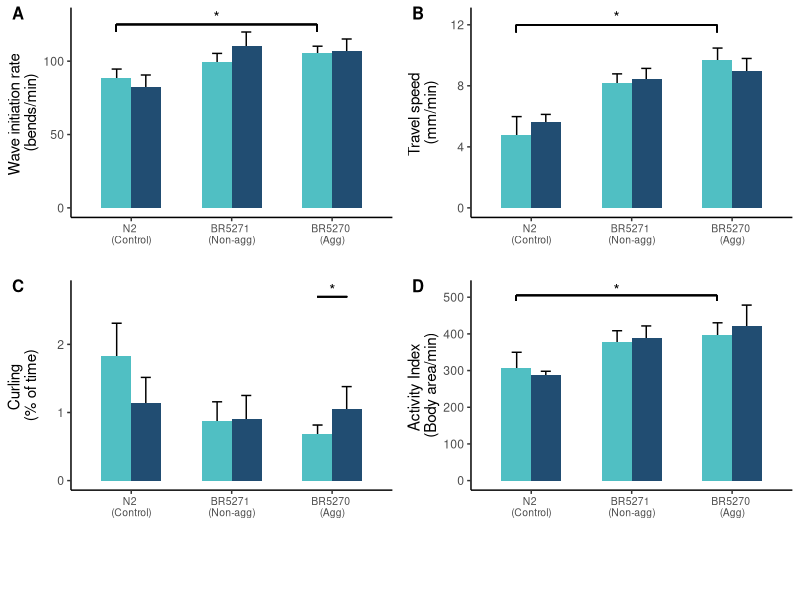
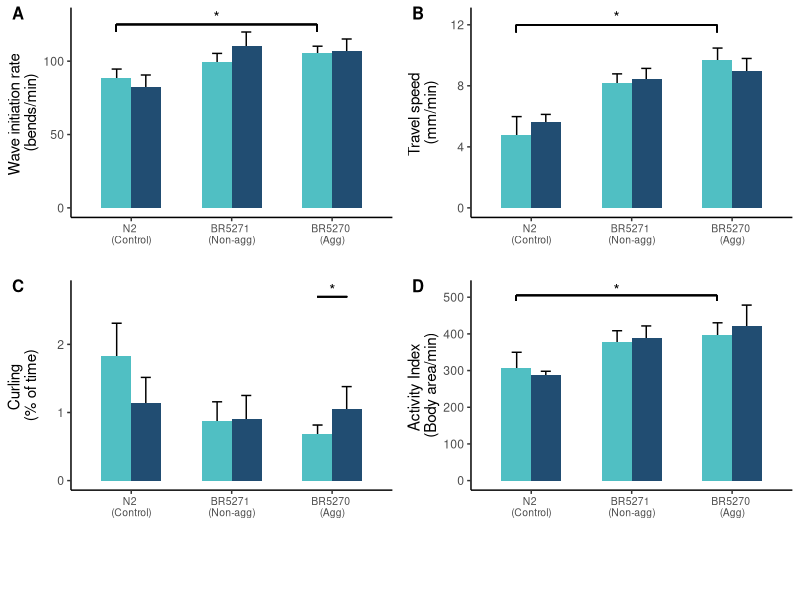
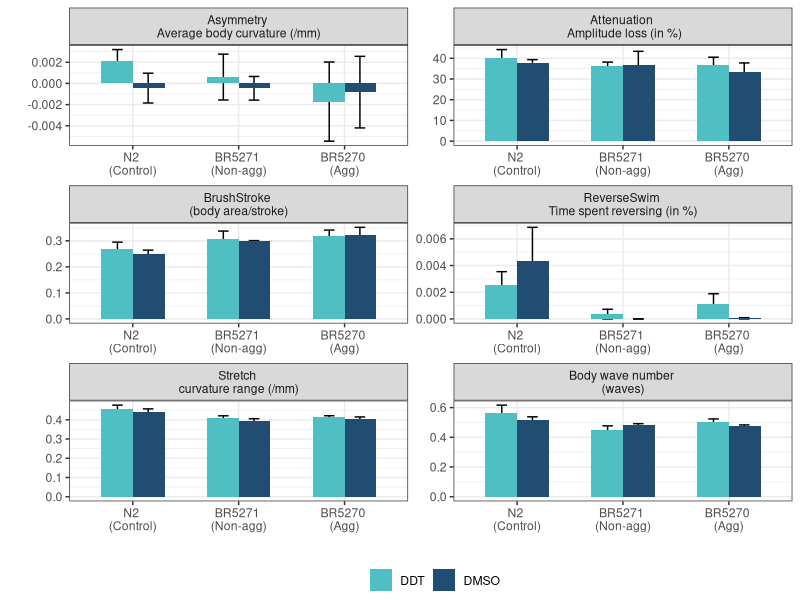

Here is the R script that generated these plots, in order:
############################################################
# ANALYZE SWIM BEHAVIOR
# THERE ARE 4-5 RUNS PER STRAIN EXPOSED AND UNEXPOSED TO DDT
# FIGURES FOR THE MANUSCRIPT ARE SAVED
# AS ARE RESULTS OF TUKEY HSD POST AN ANOVA
############################################################

library(tidyverse)
library(gridExtra)
library(ggpubr)
library(cowplot)

sem <- read_tsv("swim_behavior/data/all_strains_sem.txt")

waveint <- sem %>% 
    filter(assay.name %in% c("WaveInitRate")) %>% 
    ggplot(aes(x=strain.name, y=sum.mean, fill=trt)) + 
    theme_classic() + 
    scale_fill_manual(values = c("#50BFC3", "#214D72"))+
    geom_errorbar(aes(ymin=sum.mean-se, ymax=sum.mean+se), width=.2, position = position_dodge(width = 0.58)) +
    geom_bar(position= "dodge", stat="identity", width = 0.6) +
    xlab("") +
    ylab("Wave initiation rate \n(bends/min)") +
    theme(plot.title = element_text(size = 11)) +
    guides(fill = guide_legend("")) +
    geom_segment(aes(x=0.85, xend=2.85, y=125, yend=125)) +
    annotate("text", x = 1.85, y = 130, label = "*", size = 4) +
    geom_segment(aes(x = 0.85, xend = 0.85, y = 120, yend = 125)) +
    geom_segment(aes(x = 2.85, xend = 2.85, y = 120, yend = 125)) +
    theme(legend.position = "bottom",
          legend.margin = margin(0,0,0,0),
          axis.text.x = element_text(size = 7.5)) +
    scale_x_discrete(labels = c("N2 \n(Control)", "BR5271 \n(Non-agg)", "BR5270 \n(Agg)"))


tr.speed <- sem %>% 
    filter(assay.name %in% c("TravelSpeed")) %>% 
    ggplot(aes(x=strain.name, y=sum.mean, fill=trt)) + 
    theme_classic() + 
    scale_fill_manual(values = c("#50BFC3", "#214D72"))+
    geom_errorbar(aes(ymin=sum.mean-se, ymax=sum.mean+se), width=.2, position = position_dodge(width = 0.58)) +
    geom_bar(position= "dodge", stat="identity", width = 0.6) +
    xlab("") +
    ylab("Travel speed \n(mm/min)") +
    theme(plot.title = element_text(size = 11)) +
    guides(fill = guide_legend("")) +
    geom_segment(aes(x=0.85, xend=2.85, y=12, yend=12)) +
    annotate("text", x = 1.85, y = 12.5, label = "*", size = 4) +
    geom_segment(aes(x = 0.85, xend = 0.85, y = 12, yend = 11.5)) +
    geom_segment(aes(x = 2.85, xend = 2.85, y = 12, yend = 11.5)) +
    theme(legend.position = "bottom",
          legend.margin = margin(0,0,0,0),
          axis.text.x = element_text(size = 7.5)) +
    scale_x_discrete(labels = c("N2 \n(Control)", "BR5271 \n(Non-agg)", "BR5270 \n(Agg)"))


curling <- sem %>% 
    filter(assay.name %in% c("Curling")) %>% 
    ggplot(aes(x=strain.name, y=sum.mean, fill=trt)) + 
    theme_classic() + 
    scale_fill_manual(values = c("#50BFC3", "#214D72"))+
    geom_errorbar(aes(ymin=sum.mean-se, ymax=sum.mean+se), width=0.2, position = position_dodge(width = 0.58)) +
    geom_bar(position= "dodge", stat="identity", width = 0.6) +
    xlab("") +
    ylab("Curling \n(% of time)") +
    theme(plot.title = element_text(size = 11)) +
    guides(fill = guide_legend("")) +
    geom_segment(aes(x=2.85, xend=3.15, y=2.7, yend=2.7)) +
    annotate("text", x = 3, y = 2.8, label = "*", size = 4) +
    theme(legend.position = "bottom",
          legend.margin = margin(0,0,0,0),
          axis.text.x = element_text(size = 7.5)) +
    scale_x_discrete(labels = c("N2 \n(Control)", "BR5271 \n(Non-agg)", "BR5270 \n(Agg)"))


activity <- sem %>% 
    filter(assay.name %in% c("ActivityIndex")) %>% 
    ggplot(aes(x=strain.name, y=sum.mean, fill=trt)) + 
    theme_classic() + 
    scale_fill_manual(values = c("#50BFC3", "#214D72"))+
    geom_errorbar(aes(ymin=sum.mean-se, ymax=sum.mean+se), width=.2, position = position_dodge(width = 0.58)) +
    geom_bar(position= "dodge", stat="identity", width = 0.6) +
    xlab("") +
    ylab("Activity Index \n(Body area/min)") +
    theme(plot.title = element_text(size = 11)) +
    guides(fill = guide_legend("")) +
    geom_segment(aes(x= 0.85, xend=2.85, y=505, yend=505)) +
    annotate("text", x = 1.85, y = 520, label = "*", size = 4) +
    geom_segment(aes(x = 0.85, xend = 0.85, y = 490, yend = 505)) +
    geom_segment(aes(x = 2.85, xend = 2.85, y = 490, yend = 505)) +
    theme(legend.position = "bottom",
          legend.margin = margin(0,0,0,0),
          axis.text.x = element_text(size = 7.5)) +
    scale_x_discrete(labels = c("N2 \n(Control)", "BR5271 \n(Non-agg)", "BR5270 \n(Agg)"))

prow <- plot_grid(
    waveint + theme(legend.position="none"),
    tr.speed + theme(legend.position="none"),
    curling + theme(legend.position="none"),
    activity + theme(legend.position="none"),
    align = 'vh',
    labels = c("A", "B", "C", "D"),
    label_size = 12,
    hjust = -1,
    nrow =2
)

legend_b <- get_legend(
    curling +
        guides(color = guide_legend(nrow = 1)) +
        theme(legend.position = "bottom")
)

plot_grid(prow, legend_b, ncol = 1, rel_heights = c(1, .1))

# To save plot as a pdf
pdf("swim_behavior/figures/swim_main_figure.pdf", width = 6, height = 6)
plot_grid(prow, legend_b, ncol = 1, rel_heights = c(1, .1))
dev.off()

######################
# SUPPLEMENTAL FIGURE
######################
assay.labs = c(c("Body wave number \n(waves)", "Stretch \ncurvature range (/mm)", "Attenuation \n Amplitude loss (in %)", 
                 "Asymmetry \nAverage body curvature (/mm)", "ReverseSwim \nTime spent reversing (in %)", "BrushStroke \n(body area/stroke)"))
names(assay.labs) <- c("WaveNumber", "Stretch", "Attenuation", "Asymmetry", "ReverseSwim", "BrushStroke")

supplemental <- sem %>%
    filter(assay.name %in% c("WaveNumber", "Stretch", "Attenuation", "Asymmetry", "ReverseSwim", "BrushStroke")) %>% 
    ggplot(aes(x=strain.name, y= sum.mean, fill=trt)) + 
    theme_bw() + 
    scale_fill_manual(values = c("#50BFC3", "#214D72"))+
    geom_errorbar(aes(ymin=sum.mean-se, ymax=sum.mean+se), width=.2, position = position_dodge(width = 0.58)) +
    geom_bar(position= "dodge", stat="identity", width = 0.6) +
    xlab("") +
    ylab("") +
    theme(plot.title = element_text(size = 11)) +
    guides(fill = guide_legend("")) +
    theme(legend.position = "bottom",
          legend.margin = margin(0,0,0,0)) +
    facet_wrap(~assay.name, nrow  = 3, scales = "free", labeller = labeller(assay.name = assay.labs)) +
    scale_x_discrete(labels = c("N2 \n(Control)", "BR5271 \n(Non-agg)", "BR5270 \n(Agg)"))

# To save plot as a pdf
pdf("swim_behavior/figures/swim_supplemental.pdf", width = 6, height = 10)
supplemental
dev.off()
